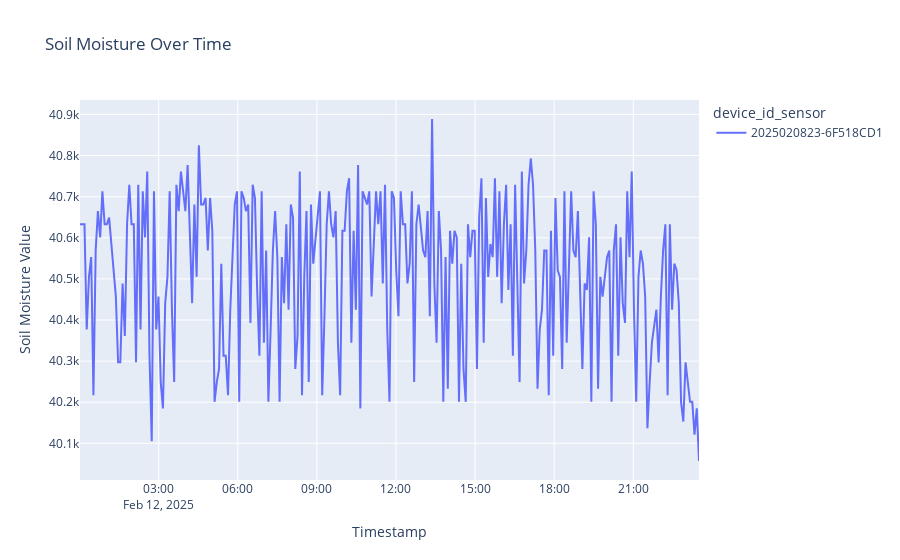

The cell this chart's notebook holds for it:
### Code cell
# Create Plotly line plot with legend based on 'device_type'
fig = px.line(df_device_2, x='ts', y='value_soilm', color='device_id_sensor',  
              title="Soil Moisture Over Time",  
              labels={'ts': 'Timestamp', 'value_soilm': 'Soil Moisture Value', 'device_id_sensor': 'device_id_sensor'})

# Show the plot
fig.show()

### Figure 1 — Plotly figure (JSON) as saved in the notebook; plotly's stock layout.template omitted (floating-point values rounded to 4 significant figures; data arrays with more than 128 entries replaced by an {"elided": "..."} marker saying what was removed)
{"data": [{"hovertemplate": "device_id_sensor=2025020823-6F518CD1<br>Timestamp=%{x}<br>Soil Moisture Value=%{y}<extra></extra>", "legendgroup": "2025020823-6F518CD1", "line": {"color": "#636efa", "dash": "solid"}, "marker": {"symbol": "circle"}, "mode": "lines", "name": "2025020823-6F518CD1", "orientation": "v", "showlegend": true, "type": "scatter", "x": {"elided": "278 str values"}, "xaxis": "x", "y": {"elided": "278 int values"}, "yaxis": "y"}], "layout": {"legend": {"title": {"text": "device_id_sensor"}, "tracegroupgap": 0}, "title": {"text": "Soil Moisture Over Time"}, "xaxis": {"anchor": "y", "domain": [0, 1], "title": {"text": "Timestamp"}}, "yaxis": {"anchor": "x", "domain": [0, 1], "title": {"text": "Soil Moisture Value"}}}}
